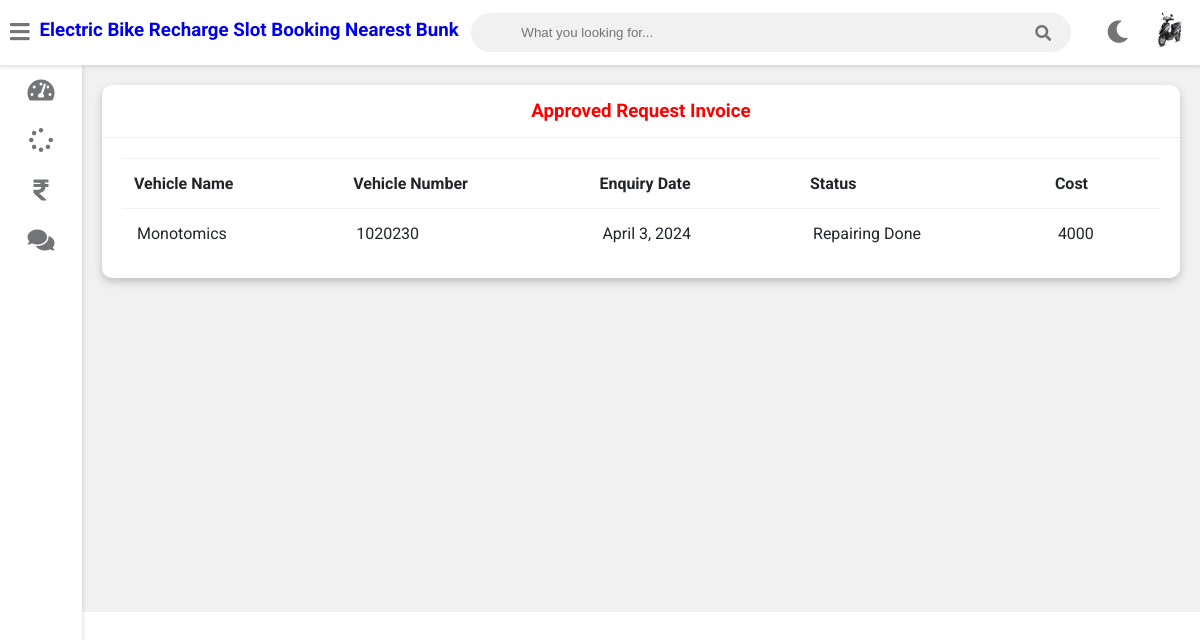
The page /customer-view-approved-request-invoice (signed in) on the database its author committed.
### vehicle/models.py (models this page shows, shortened)
class Customer(models.Model):
    user=models.OneToOneField(User,on_delete=models.CASCADE)
    profile_pic= models.ImageField(upload_to='profile_pic/CustomerProfilePic/',null=True,blank=True)
    address = models.CharField(max_length=40)
    mobile = models.CharField(max_length=20,null=False)

class Request(models.Model):
    cat=(('two wheeler with gear','two wheeler with gear'),('two wheeler without gear','two wheeler without gear'))
    category=models.CharField(max_length=50,choices=cat)
    vehicle_no=models.PositiveIntegerField(null=False)
    vehicle_name = models.CharField(max_length=40,null=False)
    vehicle_model = models.CharField(max_length=40,null=False)
    vehicle_brand = models.CharField(max_length=40,null=False)
    problem_description = models.CharField(max_length=500,null=False)
    date=models.DateField(auto_now=True)
    cost=models.PositiveIntegerField(null=True)
    customer=models.ForeignKey('Customer', on_delete=models.CASCADE,null=True)
    mechanic=models.ForeignKey('Mechanic',on_delete=models.CASCADE,null=True)
    stat=(('Pending','Pending'),('Approved','Approved'),('Recharging','Recharging'),('Recharging Done','Recharging Done'),('Released','Released'))
    status=models.CharField(max_length=50,choices=stat,default='Pending',null=True)

### vehicle/views.py (the view)
# urls.py: path('customer-view-approved-request-invoice',views.customer_view_approved_request_invoice_view,name='customer-view-approved-request-invoice'),
@login_required(login_url='customerlogin')
@user_passes_test(is_customer)
def customer_view_approved_request_invoice_view(request):
    customer=models.Customer.objects.get(user_id=request.user.id)
    enquiries=models.Request.objects.all().filter(customer_id=customer.id).exclude(status='Pending')
    return render(request,'vehicle/customer_view_approved_request_invoice.html',{'customer':customer,'enquiries':enquiries})

### vehicle/views.py (called while the page is built)
def is_customer(user):
    return user.groups.filter(name='CUSTOMER').exists()

### templates/vehicle/customer_view_approved_request_invoice.html
{% extends 'vehicle/customerbase.html' %}
{% block content %}
	<div class="wrapper">
		<div class="row">
			<div class="col-12 col-m-12 col-sm-12">
				<div class="card">
					<div class="card-header">
						<h3 style="color:red; text-align:center" >Approved Request Invoice
						</h3>
					</div>
					<div class="card-content">
						<table>
							<thead>
                <tr>
                  <th>Vehicle Name</th>
                  <th>Vehicle Number</th>
                  <th>Enquiry Date</th>
                  <th>Status</th>
                  <th>Cost</th>
                </tr>
							</thead>
							<tbody>
                {% for enq in enquiries %}
                <tr>
                  <td>{{enq.vehicle_name}}</td>
                  <td>{{enq.vehicle_no}}</td>
                  <td>{{enq.date}}</td>
                  <td>{{enq.status}}</td>
                  <td>{{enq.cost}}</td>
                  </tr>
                {% endfor %}
							</tbody>
						</table>
					</div>
				</div>
			</div>
		</div>
<br><br><br><br><br><br><br><br><br><br><br><br><br><br><br><br>
	</div>
{% endblock content %}

### templates/vehicle/customerbase.html (shortened to what this page needs)
<!DOCTYPE html>
{% load static %}
<html>
<head>
	<link rel="stylesheet" type="text/css" href="https://cdnjs.cloudflare.com/ajax/libs/Chart.js/2.9.3/Chart.min.css">
	<link rel="stylesheet" type="text/css" href="{% static "fontawesome-free/css/all.min.css" %}">
	<link rel="stylesheet" type="text/css" href="{% static "style.css" %}">
</head>
<body class="overlay-scrollbar">
	<div class="navbar">
		<ul class="navbar-nav">
			<li class="nav-item">
				<a class="nav-link">
					<i class="fas fa-bars" onclick="collapseSidebar()"></i>
				</a>
			</li>
			<li class="nav-item">
			<a style="text-decoration:none;"href="/customer-dashboard"><h3>Electric Bike Recharge Slot Booking Nearest Bunk</h3></a>
			</li>
		</ul>
		<form class="navbar-search">
			<input type="text" name="Search" class="navbar-search-input" placeholder="What you looking for...">
			<i class="fas fa-search"></i>
		</form>
		<ul class="navbar-nav nav-right">
			<li class="nav-item mode">
				<a class="nav-link" href="#" onclick="switchTheme()">
					<i class="fas fa-moon dark-icon"></i>
				</a>
			</li>
			<li class="nav-item avt-wrapper">
				<div class="avt dropdown">
					<img src="{% static  customer.profile_pic.url %} " alt="User image" class="dropdown-toggle" data-toggle="user-menu">
				</div>
			</li>
		</ul>
	</div>
	<div class="sidebar">
		<ul class="sidebar-nav">
			<li class="sidebar-nav-item">
				<a href="/customer-dashboard" class="sidebar-nav-link">
					<div>
						<i class="fas fa-tachometer-alt"></i>
					</div>
				</a>
			</li>
			<li  class="sidebar-nav-item">
				<a href="/customer-request" class="sidebar-nav-link">
					<div>
						<i class="fas fa-spinner"></i>
					</div>
				</a>
			</li>
			<li  class="sidebar-nav-item">
				<a href="/customer-invoice" class="sidebar-nav-link">
					<div>
						<i class="fas fa-rupee-sign"></i>
					</div>
				</a>
			</li>
			<li  class="sidebar-nav-item">
				<a href="/customer-feedback" class="sidebar-nav-link">
					<div>
					<i class="fas fa-comments"></i>
					</div>
				</a>
			</li>
		</ul>
	</div>
<div>
	<div class="content">
		{% block content %}
		{% endblock content %}
	</div>
</div>
</body>
</html>

### static/style.css (style rules this page uses)
:root { --primary-color: #4834d4; --success-color: #6ab04c; --warning-color: #f0932b; --danger-color: #eb4d4b; --light-color: #212529; --light-second-color: #727475; --light-background: #ffffff; --light-second-background: #f1f1f1; --dark-color: #909090; --dark-second-color: #f5f6fa; --dark-background: #23242D; --dark-second-background: #181818; }
.light { --main-bg-color: var(--light-background); --second-bg-color: var(--light-second-background); --main-color: var(--light-color); --second-color: var(--light-second-color); }
* { box-sizing: border-box; }
body { font-family: 'Roboto', sans-serif; background: var(--main-bg-color); color: var(--main-color); margin: 0; }
.navbar { display: flex; flex-direction: row; background: var(--main-bg-color); color: var(--main-color); position: fixed; top: 0; right: 0; left: 0; z-index: 101; box-shadow: rgba(0,0,0,0.12) 0px 1px 4px 1px; }
.navbar-nav { list-style: none; display: flex; flex-direction: row; padding-left: 0; margin-bottom: 0; margin-top: 0; }
.nav-link { float: left; text-align: center; padding: 21px 10px; text-decoration: none; font-size: 17px; color: var(--second-color); position: relative; }
.navbar-nav i { font-size: 1.4rem; }
.nav-right { margin-left: auto; }
.navbar-search { position: relative; margin: auto; width: 50%; }
.navbar-search input { background: var(--second-bg-color); border: none; padding: 12px 50px 12px 50px; width: 100%; outline: none; color: var(--main-color); border-radius: 20px; }
.navbar-search i { position: absolute; top: 50%; right: 20px; transform: translateY(-50%); color: var(--second-color); cursor: pointer; }
.avt img { width: 39px; height: 39px; border-radius: 50%; }
.avt { padding: 11px }
.dropdown { position: relative; }
.wrapper { padding: 10px; margin-left: 82px; padding-top: 75px; background: var(--second-bg-color); transition: margin-left .5s; }
.sidebar { width: 82px; height: 100vh; position: fixed; margin-top: 65px; background: var(--main-bg-color); box-shadow: rgba(0,0,0,0.12) 0px 1px 4px 1px; overflow: hidden; z-index: 100; transition: width .5s; }
.sidebar-nav { list-style: none; padding: 0; margin: 0; display: flex; flex-direction: column; align-items: center; height: 100vh; }
.sidebar-nav-item { width: 100%; }
.sidebar-nav-link { display: flex; align-items: center; color: var(--main-color); text-decoration: none; }
.sidebar-nav-link i { font-size: 1.5rem; color: var(--second-color); position: absolute; left: 50%; top: 50%; transform: translate(-50%, -50%); }
.sidebar-nav-link div { min-width: 82px; height: 50px; position: relative; }
.row { display: flex; flex-wrap: wrap; flex-direction: row; }
.row:after, .row:before { box-sizing: border-box; }
[class*="col-"] { padding: 10px; }
@media only screen and (min-width: 600px) { .col-sm-12 { width: 100%; } }
@media only screen and (min-width: 768px) { .col-m-12 { width: 100%; } }
@media only screen and (min-width: 992px) { .col-12 { width: 100%; } }
.card { background: var(--main-bg-color); color: var(--main-color); border-radius: 10px; margin-bottom: 10px; box-shadow: 0 4px 8px 0 rgba(0,0,0,0.2); }
.card-header { padding: 15px 30px; border-bottom: 1px solid var(--second-bg-color); position: relative; }
.card-header h3 { margin: 0; }
.card-content { padding: 20px; overflow-x: auto; }
table { border-collapse: collapse; width: 100%; }
table td { border-top: 1px solid var(--second-bg-color); padding: 15px; }
table th { border-top: 1px solid var(--second-bg-color); border-bottom: 1px solid var(--second-bg-color); padding: 15px 12px; text-align: left; }

### rows shown on the page
Customer: profile_pic (picture)
Request: vehicle_name "Monotomics", vehicle_no "1020230", date "April 3, 2024", status "Repairing Done", cost "4000"
